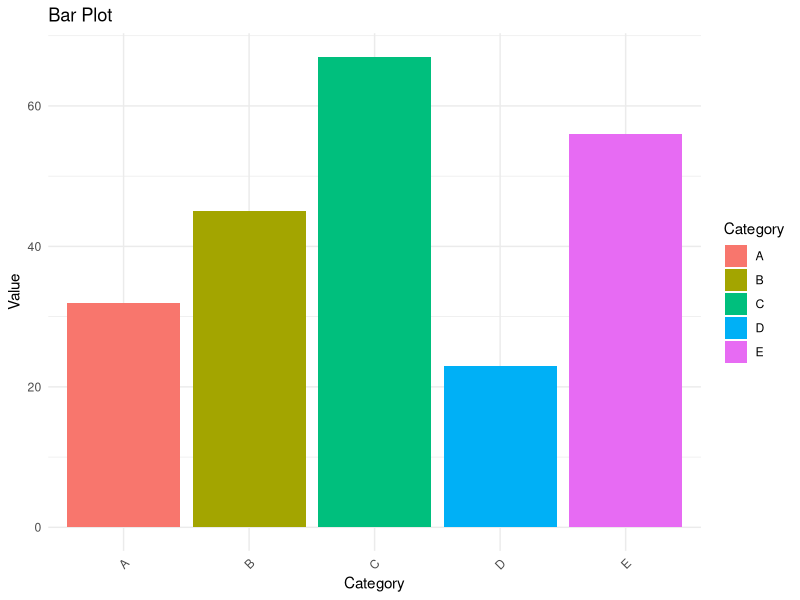

Reproduce this figure in R.
# Data for Bar Plot
data <- data.frame(
  Category = c("A", "B", "C", "D", "E"),
  Value = c(32, 45, 67, 23, 56)
)

# Bar Plot
library(ggplot2)
ggplot(data, aes(x=Category, y=Value, fill=Category)) +
  geom_bar(stat="identity") +
  theme_minimal() +
  labs(title="Bar Plot", x="Category", y="Value") +
  theme(axis.text.x = element_text(angle = 45, hjust = 1))